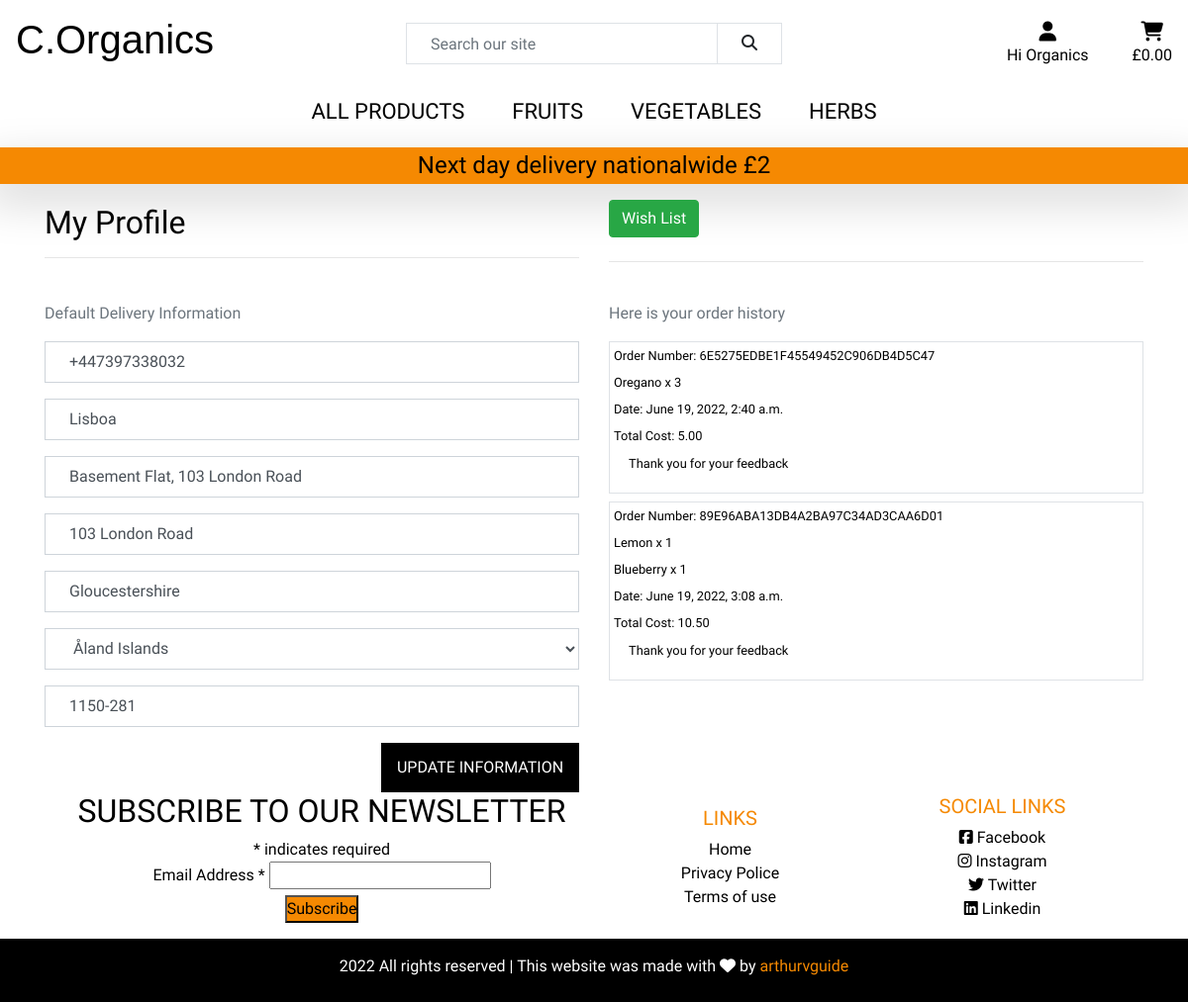
/profiles/ (signed in), run on the app's committed database.
### profiles/models.py (models this page shows, shortened)
class UserProfile(models.Model):
    user = models.OneToOneField(User, on_delete=models.CASCADE)
    default_phone_number = models.CharField(max_length=20,
                                            null=True, blank=True)
    default_town_or_city = models.CharField(max_length=40,
                                            null=True, blank=True)
    default_street_address1 = models.CharField(max_length=80,
                                               null=True, blank=True)
    default_street_address2 = models.CharField(max_length=80,
                                               null=True, blank=True)
    default_county = models.CharField(max_length=80,
                                      null=True, blank=True)
    default_country = CountryField(blank_label='Country',
                                   null=True, blank=True)
    default_postcode = models.CharField(max_length=20,
                                        null=True, blank=True)

### checkout/models.py (models this page shows, shortened)
class Order(models.Model):
    user_profile = models.ForeignKey(UserProfile, on_delete=models.SET_NULL,
                                     null=True, blank=True,
                                     related_name='orders')
    order_number = models.CharField(max_length=32, null=False, editable=False)
    full_name = models.CharField(max_length=50, null=False, blank=False)
    email = models.EmailField(max_length=254, null=False, blank=False)
    phone_number = models.CharField(max_length=20, null=False, blank=False)
    country = CountryField(blank_label='Country *', null=False, blank=False)
    postcode = models.CharField(max_length=20, null=True, blank=True)
    town_or_city = models.CharField(max_length=40, null=False, blank=False)
    street_address1 = models.CharField(max_length=80, null=False, blank=False)
    street_address2 = models.CharField(max_length=80, null=True, blank=True)
    county = models.CharField(max_length=80, null=True, blank=True)
    created = models.DateTimeField(auto_now_add=True)
    delivery_fee = models.DecimalField(max_digits=6,
                                       decimal_places=2, null=False, default=0)
    order_total = models.DecimalField(max_digits=10,
                                      decimal_places=2, null=False, default=0)
    final_total = models.DecimalField(max_digits=10, decimal_places=2,
                                      null=False, default=0)
    original_bag = models.TextField(null=False, blank=False, default='')
    stripe_pid = models.CharField(max_length=254, null=False,
                                  blank=False, default='')
    exist_feedback = models.BooleanField(default=False)

class OrderLineItem(models.Model):
    order = models.ForeignKey(Order, null=False, blank=False,
                              on_delete=models.CASCADE,
                              related_name='lineitems')
    product = models.ForeignKey(Product, null=False,
                                blank=False, on_delete=models.CASCADE)
    quantity = models.IntegerField(null=False, blank=False, default=0)
    lineitem_total = models.DecimalField(max_digits=6, decimal_places=2,
                                         null=False, blank=False,
                                         editable=False)

### products/models.py (models this page shows, shortened)
class Product(models.Model):
    category = models.ForeignKey('Category', null=True, blank=True,
                                 on_delete=models.SET_NULL)
    name = models.CharField(max_length=254)
    description = models.TextField()
    created = models.DateTimeField(auto_now_add=True)
    updated = models.DateTimeField(auto_now=True)
    price = models.DecimalField(max_digits=6, decimal_places=2)
    image_url = models.URLField(max_length=1024, null=True, blank=True)
    image = models.ImageField(null=True, blank=True)

### profiles/views.py (the view)
# urls.py: path('', views.profile, name='profile'),
@login_required
def profile(request):
    profile = get_object_or_404(UserProfile, user=request.user)
    if request.method == 'POST':
        form = UserProfileForm(request.POST, instance=profile)
        if form.is_valid():
            form.save()
            messages.success(request, 'Profile updated successfully')
    form = UserProfileForm(instance=profile)
    orders = profile.orders.all()
    template = 'profiles/profile.html'
    context = {
        'form': form,
        'orders': orders,
        'on_profile_page': True,
    }
    return render(request, template, context)

### profiles/templates/profiles/profile.html (shortened to what this page needs)
{% extends "base.html" %}
{% load static %}
{% block extra_css %}
<link rel="stylesheet" href="{% static 'checkout/css/checkout.css' %}">
{% endblock %}
{% block content %}
<div class="container">
    <div class="row align-items-center  mt-3 mb-4">
        <div class="col-12 col-md-6">
            <h2 class="logo-font">My Profile</h2>
            <hr>
        </div>
        <div class="col-12 col-md-6">
            <a href="{% url 'wishlist' %}">
                <h2 class="btn btn-success">Wish List</h2>
            </a>
            <hr>
        </div>
    </div>
    <div class="row">
        <div class="col-12 col-lg-6">
            <p class="text-muted">Default Delivery Information</p>
            <form class="mt-3" action="{% url 'profile' %}" method="POST" id="profile-update-form">
                {{ form|crispy }}
                <button class="btn btn-black rounded-0 text-uppercase float-right">Update Information</button>
            </form>
        </div>
        <div class="col-12 col-lg-6 mt-3 mt-md-0">
            <p class="text-muted">Here is your order history</p>
            {% for order in orders %}
            <div class="container border small  mt-2">
                <div class="row p-1">
                    Order Number: {{ order.order_number}}
                </div>
                {% for item in order.lineitems.all %}
                <div class="row p-1">
                    {{ item.product.name }} x {{ item.quantity }}
                </div>
                {% endfor %}
                <div class="row p-1">
                    Date: {{ order.created}}
                </div>
                <div class="row p-1">
                    Total Cost: {{ order.final_total}}
                </div>
                <div class="row p-1">
                    {% if order.exist_feedback == True %}
                    <div class="col">
                        <p>Thank you for your feedback</p>
                    </div>
                    {% else %}
                    <div class="col">
                        <p>How was your order?</p>
                        <button class="btn btn-success like-feedback mr-2" data-order="{{order.id}}"><i class="fa-solid fa-thumbs-up"></i></button>
                        <button class="btn btn-danger dislike-feedback" data-order="{{order.id}}"><i class="fa-solid fa-thumbs-down"></i></button>
                    </div>
                    {% endif %}
                </div>
            </div>
            {% endfor %}
        </div>
    </div>
</div>
{% endblock %}

### templates/base.html (shortened to what this page needs)
{% load static %}
<!doctype html>
<html lang="en">
<head>
  {% block corecss %}
  <link rel="stylesheet" href="https://stackpath.bootstrapcdn.com/bootstrap/4.4.1/css/bootstrap.min.css"
>
  <link rel="stylesheet" href="{% static 'css/style.css' %}">
  <link href="//cdn-images.mailchimp.com/embedcode/classic-10_7_dtp.css" rel="stylesheet" type="text/css">
  {% endblock %}
  {% block extra_css %}
  {% endblock %}
</head>
<body class="d-flex flex-column min-vh-100">
  <header>
    <div id="topnav" class="row pt-lg-2">
      <div class="col-12 col-md-6  col-lg-4 my-auto py-1 py-lg-0 text-center text-lg-left logo">
        <a href="{% url 'home' %}" class="nav-link "><h1>C.Organics</h1></a>
      </div>
      <div class="col-12 col-lg-4 my-auto py-1 py-lg-0 d-none d-lg-block">
        <form method="GET" action="{% url 'products' %}">
          <div class="input-group w-100">
            <input class="form-control border border-black rounded-0" type="text" name="q"
              placeholder="Search our site">
            <div class="input-group-append">
              <button class="form-control btn  border border-black rounded-0" type="submit">
                <span class="icon">
                  <i class="fas fa-search"></i>
                </span>
              </button>
            </div>
          </div>
        </form>
      </div>
      <div class="col-12 col-md-6 col-lg-4 my-auto py-1 py-lg-0 d-none d-md-block">
        <ul class="list-inline list-unstyled text-center text-lg-right my-0">
          <li class="list-inline-item dropdown">
            <a class="text-black nav-link" href="#" id="user-options" data-toggle="dropdown" aria-haspopup="true"
              aria-expanded="false">
              <div class="text-center">
                <div><i class="fas fa-user fa-lg"></i></div>
                {% if request.user.is_authenticated %}
                <p class="my-0">Hi {{ user.username }}</p>
                {% else %}
                <p class="my-0">My Account</p>
                {% endif %}
              </div>
            </a>
          </li>
          <li class="list-inline-item">
            <a class=" nav-link" href="{% url 'bag' %}">
              <div class="text-center">
                <div><i class="fa-solid fa-cart-shopping fa-lg"></i></div>
                <p class="my-0">
                  {% if total %}
                  £{{ total|floatformat:2 }}
                  {% else %}
                  £0.00
                  {% endif %}
                </p>
              </div>
            </a>
          </li>
        </ul>
      </div>
    </div>
    <nav class="navbar navbar-expand-md sub-menu">
      <div class="container">
        <div class="collapse navbar-collapse text-uppercase" id="navbar">
          <ul class="navbar-nav mx-auto">
            <li class="nav-item">
              <a class="nav-link" href="{% url 'products' %}" role="button" aria-haspopup="true" aria-expanded="false">
                All Products
              </a>
            </li>
            <li class="nav-item">
              <a class="nav-link" href="{% url 'products' %}?category=Fruits" aria-haspopup="true" role="button"
                aria-expanded="false">
                Fruits
              </a>
            </li>
            <li class="nav-item">
              <a class="nav-link" href="{% url 'products' %}?category=Vegetables" role="button" aria-haspopup="true"
                aria-expanded="false">
                Vegetables
              </a>
            </li>
            <li class="nav-item">
              <a class="nav-link" href="{% url 'products' %}?category=Herbs" role="button" aria-haspopup="true"
                aria-expanded="false">
                Herbs
              </a>
            </li>
          </ul>
        </div>
      </div>
    </nav>
  </header>
  <section>
    <div class="row mt-3 mt-md-1 text-center ">
      <div class="col delivery-banner shadow-lg">
        <h4 class="logo-font my-1"> Next day delivery nationalwide £2</h4>
      </div>
    </div>
  </section>
  <main class="flex-shrink-0">
    {% block content %}{% endblock content %}
  </main>
  <footer class="mt-auto">
    <div class="row align-items-center text-center footer">
      <div class="col-md-6 mt-md-0 mt-3">
        <div class="newsletter">
          <div id="mc_embed_signup">
            <form
              action="https://gmail.us18.list-manage.com/subscribe/post?u=0cd147e97320fc91cfdaadc23&amp;id=780935124a"
              method="post" id="mc-embedded-subscribe-form" name="mc-embedded-subscribe-form" class="validate"
              target="_blank" novalidate>
              <div id="mc_embed_signup_scroll">
                <h2>SUBSCRIBE TO OUR NEWSLETTER</h2>
                <div class="indicates-required"><span class="asterisk">*</span> indicates required</div>
                <div class="mc-field-group">
                  <label for="mce-EMAIL">Email Address <span class="asterisk">*</span>
                  </label>
                  <input type="email" value="" name="EMAIL" class="required email" id="mce-EMAIL">
                </div>
                <div class="optionalParent">
                  <div class="clear foot">
                    <input type="submit" value="Subscribe" name="subscribe" id="mc-embedded-subscribe" class="button"
                      style="background-color: #f58902;">
                  </div>
                </div>
              </div>
            </form>
          </div>
        </div>
      </div>
      <div class="col-md-3 mb-md-0 mb-3  links">
        <h5 class="text-uppercase">Links</h5>
        <ul class="list-unstyled">
          <li>
            <a href="{% url 'home' %}">Home</a>
          </li>
          <li>
            <a href="{% url 'privacy_notice' %}" rel="noopener" target="_blank">Privacy Police</a>
          </li>
          <li>
            <a href="{% url 'terms_of_use' %}" rel="noopener" target="_blank">Terms of use</a>
          </li>
        </ul>
      </div>
      <div class="col-md-3 mb-md-0 mb-3  links">
        <h5 class="text-uppercase"> Social Links</h5>
        <ul class="list-unstyled">
          <li>
            <a href="https://www.facebook.com/" rel="noopener" target="_blank" aria-label="Visit our facebook page"><i
                class="fa-brands fa-facebook-square"></i>
              Facebook
            </a>
          </li>
          <li>
            <a href="https://www.instagram.com/" rel="noopener" target="_blank" aria-label="Visit our instagram page"><i
                class="fa-brands fa-instagram"></i>
              Instagram
            </a>
          </li>
          <li>
            <a href="https://twitter.com/?lang=en" rel="noopener" target="_blank" aria-label="Visit our Twitter page"><i
                class="fa-brands fa-twitter"></i>
              Twitter
            </a>
          </li>
          <li>
            <a href="https://linkedin.com/?lang=en" rel="noopener" target="_blank"
              aria-label="Visit our Linkedin page"><i class="fa-brands fa-linkedin"></i>
              Linkedin
            </a>
          </li>
        </ul>
      </div>
    </div>
    <div class="row mt-3 pt-2 copyright ">
      <div class="col-md-12 text-center">
        <p class=" p-2"> 2022 All rights reserved | This website was made with <i class="fas fa-heart"></i> by <a
              href="https://github.com/arthurvguide" rel="noopener" target="_blank"
              aria-label="Developer github page">arthurvguide</a>
        </p>
      </div>
    </div>
  </footer>
</body>
</html>

### data on the page
UserProfile: default_phone_number "+447397338032", default_town_or_city "Lisboa", default_street_address1 "Basement Flat, 103 London Road", default_street_address2 "103 London Road", default_county "Gloucestershire", default_country "Åland Islands", default_postcode "1150-281"
Order: order_number "6E5275EDBE1F45549452C906DB4D5C47", created "June 19, 2022, 2:40 a.m.", final_total "5.00", exist_feedback "Thank you for your feedback"
OrderLineItem: product.name "Oregano", quantity "3"
Order: order_number "89E96ABA13DB4A2BA97C34AD3CAA6D01", created "June 19, 2022, 3:08 a.m.", final_total "10.50", exist_feedback "Thank you for your feedback"
OrderLineItem: product.name "Lemon", quantity "1"
OrderLineItem: product.name "Blueberry", quantity "1"

### other printed values
{{ user.username }} "Organics"
